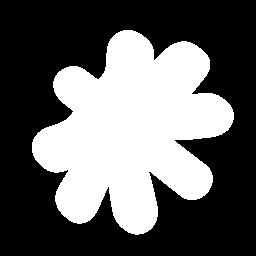
#> input picture image.png, 256 x 256 px
$ python reconstruction_task1.py
#> lines starting #> are read from the running program, lines starting #| are printed output that depends on the picture; after the words box and inside, x2 and y2 are one past the last pixel; in counts of white or black regions, pixels touching at a corner belong together; long printed decimals are rounded
# 1. feladat: képrekonstrukció szűrt visszavetítéssel.
# A program az "image.png" kepet rekonstrualja egyre kevesebb, a [0, 180)
# szögtartományon egyenletesen elosztott párhuzamos vetületből.

import csv
from pathlib import Path

import matplotlib
import numpy as np
from skimage import color, io, transform
from skimage.transform import iradon, radon

matplotlib.use("Agg")
import matplotlib.pyplot as plt


INPUT_FILE = Path("image.png")
OUTPUT_DIR = Path("results_task1")
PROJECTION_COUNTS = (180, 160, 140, 120, 100, 80, 60, 40, 30, 20, 10, 5)
IMAGE_SIZE = 256


def load_binary_image(path: Path) -> np.ndarray:
    image = io.imread(path)

    if image.ndim == 3:
        if image.shape[2] == 4:
            image = color.rgba2rgb(image)
        image = color.rgb2gray(image)

    image = transform.resize(
        image,
        (IMAGE_SIZE, IMAGE_SIZE),
        anti_aliasing=True,
        preserve_range=True,
    )

    # A bemeneti képet a teljes intenzitástartomány közepén küszöböljük.
    threshold = (float(image.min()) + float(image.max())) / 2.0
    return image > threshold


def reconstruct(image: np.ndarray, projection_count: int) -> np.ndarray:
    # Szűrt visszavetítés rekonstrukció adott számú párhuzamos vetületből.
    angles = np.linspace(0.0, 180.0, projection_count, endpoint=False)
    sinogram = radon(image.astype(float), theta=angles, circle=True)

    reconstruction = iradon(
        sinogram,
        theta=angles,
        filter_name="ramp",
        interpolation="linear",
        circle=True,
        output_size=image.shape[0],
    )

    # A bináris bemenet intenzitástartomanya [0, 1], ennek kozepe 0.5.
    # Ez 8 bites ábrázolásban a megadott 127/128-as hatarnak felel meg.
    return reconstruction > 0.5


def relative_mean_error(original: np.ndarray, reconstructed: np.ndarray) -> float:
    # RME = eltérő pixelek száma / az eredeti kép fehér pixeleinek száma.
    foreground_pixels = np.count_nonzero(original)

    if foreground_pixels == 0:
        raise ValueError("Az eredeti kep nem tartalmaz feher pixelt.")

    different_pixels = np.count_nonzero(original != reconstructed)

    return different_pixels / foreground_pixels


def save_sinogram(image: np.ndarray) -> None:
    # Elmenti a 180 parhuzamos vetületből álló szinogramot.
    angles = np.linspace(0.0, 180.0, 180, endpoint=False)
    sinogram = radon(image.astype(float), theta=angles, circle=True)

    figure, axis = plt.subplots(figsize=(9, 6))
    display = axis.imshow(
        sinogram,
        cmap="gray",
        aspect="auto",
        extent=(angles[0], angles[-1], sinogram.shape[0], 0),
    )
    axis.set_title("Szinogram 180 párhuzamos vetületből")
    axis.set_xlabel("Vetületi szög (fok)")
    axis.set_ylabel("Detektorpozíció")
    figure.colorbar(display, ax=axis, label="Vonalintegrál")
    figure.tight_layout()
    figure.savefig(OUTPUT_DIR / "sinogram_180.png", dpi=180, bbox_inches="tight")
    plt.close(figure)


def save_overview(images: list[tuple[int, np.ndarray]]) -> None:
    # Az összes bináris rekonstrukciót egyetlen összefoglaló ábrára menti.
    figure, axes = plt.subplots(3, 4, figsize=(10, 8))

    for axis, (projection_count, image) in zip(axes.flat, images):
        axis.imshow(image, cmap="gray", vmin=0, vmax=1)
        axis.set_title(f"{projection_count} vetület")
        axis.axis("off")

    figure.suptitle("Szűrt visszavetítés rekonstrukciók", fontsize=14)
    figure.tight_layout()
    figure.savefig(OUTPUT_DIR / "overview.png", dpi=160, bbox_inches="tight")
    plt.close(figure)


def save_rme_results(errors: list[tuple[int, float]]) -> None:
    # CSV-t es grafikont ment a vetületszám-RME értékpárokból.
    sorted_errors = sorted(errors)

    with (OUTPUT_DIR / "rme_values.csv").open("w", newline="", encoding="utf-8") as file:
        writer = csv.writer(file)
        writer.writerow(("projection_count", "rme"))
        writer.writerows(sorted_errors)

    projection_counts = [item[0] for item in sorted_errors]
    rme_values = [item[1] for item in sorted_errors]

    figure, axis = plt.subplots(figsize=(9, 5))
    axis.plot(projection_counts, rme_values, marker="o", linewidth=2)
    axis.set_title("A rekonstrukciós hiba a vetületek számának függvényében")
    axis.set_xlabel("Vetületek száma")
    axis.set_ylabel("RME")
    axis.set_xticks(projection_counts)
    axis.grid(True, alpha=0.35)
    figure.tight_layout()
    figure.savefig(OUTPUT_DIR / "rme_plot.png", dpi=160, bbox_inches="tight")
    plt.close(figure)


def main() -> None:
    original = load_binary_image(INPUT_FILE)
#> in load_binary_image, image is the input picture: shape (256, 256, 4); mean R, G, B, A 98, 98, 98, 255
#> in load_binary_image, `image = color.rgba2rgb(image)`: image: shape (256, 256, 3) float64; values 0 (black) and 1 (white), 38.4% white; 1 white region, box (x1, y1, x2, y2) and area: (32, 30, 234, 235) 25193
#> in load_binary_image, `threshold = (float(image.min()) + float(image.max())) / 2.0`: threshold = 0.5
    OUTPUT_DIR.mkdir(exist_ok=True)
    save_sinogram(original)
#> in save_sinogram, `sinogram = radon(image.astype(float), theta=angles, circle=True)`:
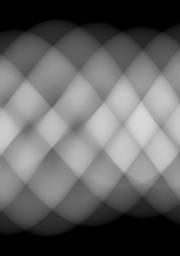
#> sinogram: shape (256, 180) float64; min 0, max 217, mean 98.4
#> in save_sinogram, `figure.savefig(OUTPUT_DIR / "sinogram_180.png", dpi=180, bbox_inches="..`:
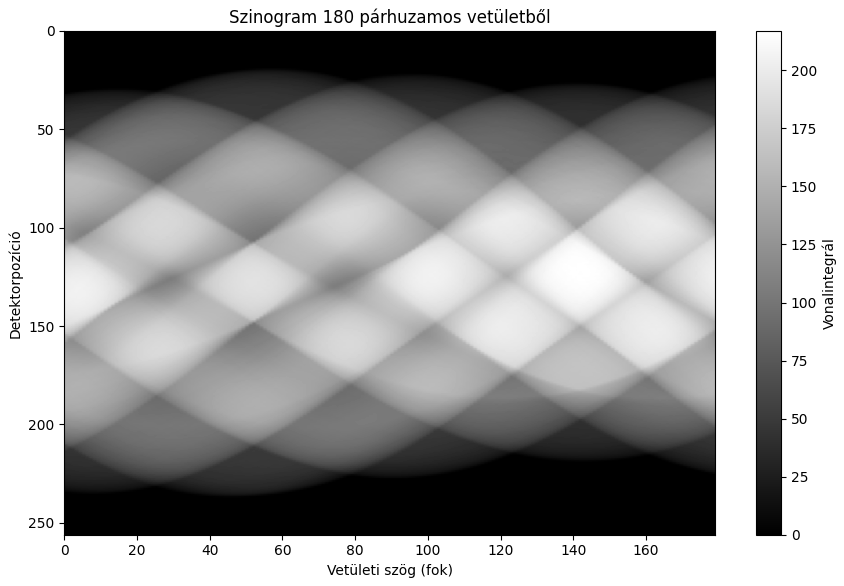
#> figure drawn by matplotlib, 2 panels

    results = []
    errors = []

    for projection_count in PROJECTION_COUNTS:
        binary_reconstruction = reconstruct(original, projection_count)
        rme = relative_mean_error(original, binary_reconstruction)
        results.append((projection_count, binary_reconstruction))
        errors.append((projection_count, rme))

        output_path = OUTPUT_DIR / f"reconstruction_{projection_count:03d}.png"
        io.imsave(output_path, binary_reconstruction.astype(np.uint8) * 255)
        print(f"{projection_count:3d} vetulet: RME = {rme:.6f}")
#> this loop made 12 passes
#> (different_pixels in relative_mean_error, rme) on passes 1 to 12: (0, 0), (1, 3.97e-05), (1, 3.97e-05), (0, 0), (1, 3.97e-05), (0, 0), (4, 0.000159), (27, 0.00107), (157, 0.00623), (803, 0.0319), (4382, 0.174), (9141, 0.363)
#| 180 vetulet: RME = 0
#| 160 vetulet: RME = 4e-05
#| 140 vetulet: RME = 4e-05
#| 120 vetulet: RME = 0
#| 100 vetulet: RME = 4e-05
#|  80 vetulet: RME = 0
#|  60 vetulet: RME = 0.000159
#|  40 vetulet: RME = 0.001072
#> (further printed lines are left out)
#> pass 1, in reconstruct, `reconstruction = iradon( sinogram, theta=angles, filter_name="ramp", i..`:
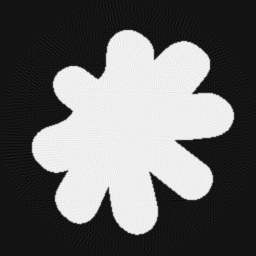
#> reconstruction: shape (256, 256) float64; min -0.0912, max 1.07, mean 0.384; drawn with min black and max white
#> pass 2, in reconstruct (call 2), `sinogram = radon(image.astype(float), theta=angles, circle=True)`:
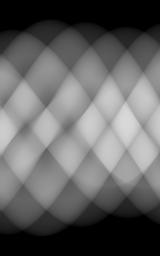
#> sinogram: shape (256, 160) float64; min 0, max 217, mean 98.4
#> after the loop:
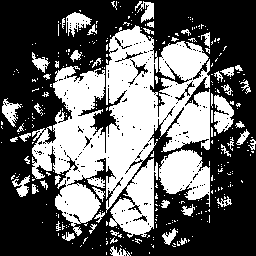
#> binary_reconstruction: shape (256, 256) bool; 39.2% white; 339 white regions (285 under 20 px), largest, box (x1, y1, x2, y2) and area: (32, 25, 210, 238) 19233, (159, 149, 210, 207) 1875, (214, 95, 234, 134) 510
#> after the loop, errors = [(180, 0), (160, 3.97e-05), (140, 3.97e-05), (120, 0), (100, 3.97e-05), (80, 0), (60, 0.000159), (40, 0.00107), (30, 0.00623), (20, 0.0319), (10, 0.174), (5, 0.363)]; results = 12 items

    save_overview(results)
#> the loop in save_overview, `for axis, (projection_count, image) in zip(axes.flat, images):` made 12 passes
#> projection_count on passes 1 to 12: 180, 160, 140, 120, 100, 80, 60, 40, 30, 20, 10, 5
#> in save_overview, `figure.savefig(OUTPUT_DIR / "overview.png", dpi=160, bbox_inches="tigh..`:
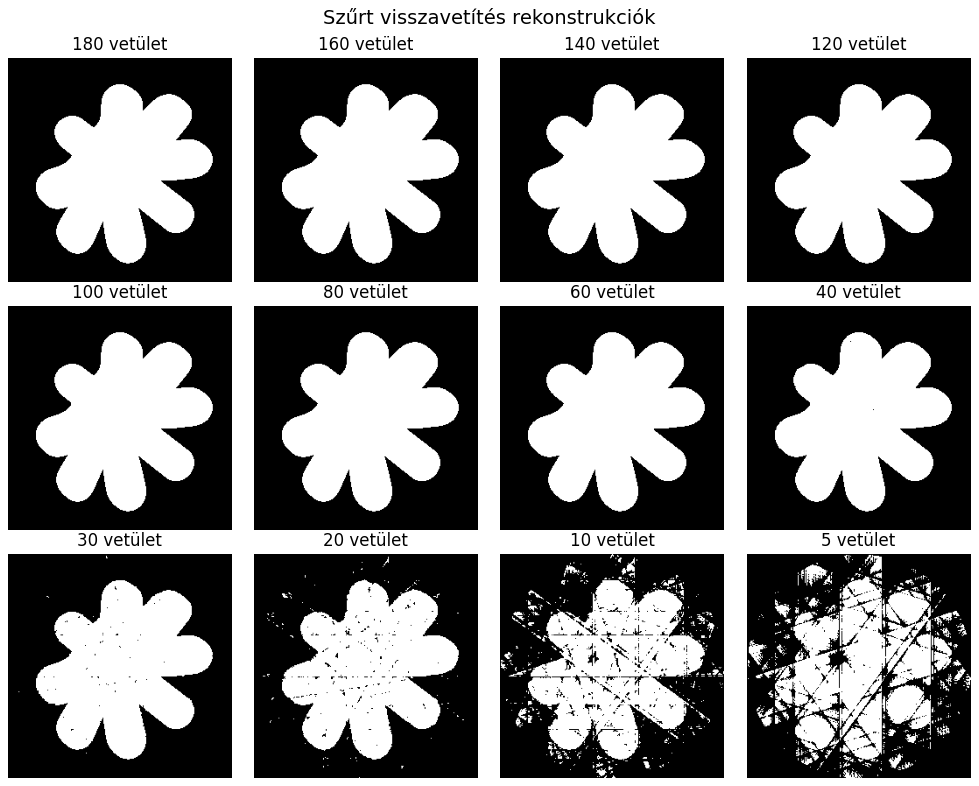
#> figure drawn by matplotlib, 12 panels
    save_rme_results(errors)
#> in save_rme_results, `sorted_errors = sorted(errors)`: sorted_errors = [(5, 0.363), (10, 0.174), (20, 0.0319), (30, 0.00623), (40, 0.00107), (60, 0.000159), (80, 0), (100, 3.97e-05), (120, 0), (140, 3.97e-05), (160, 3.97e-05), (180, 0)]
#> in save_rme_results, `projection_counts = [item[0] for item in sorted_errors]`: projection_counts = [5, 10, 20, 30, 40, 60, 80, 100, 120, 140, 160, 180]
#> in save_rme_results, `rme_values = [item[1] for item in sorted_errors]`: rme_values = [0.363, 0.174, 0.0319, 0.00623, 0.00107, 0.000159, 0, 3.97e-05, 0, 3.97e-05, 3.97e-05, 0]
#> in save_rme_results, `figure.savefig(OUTPUT_DIR / "rme_plot.png", dpi=160, bbox_inches="tigh..`:
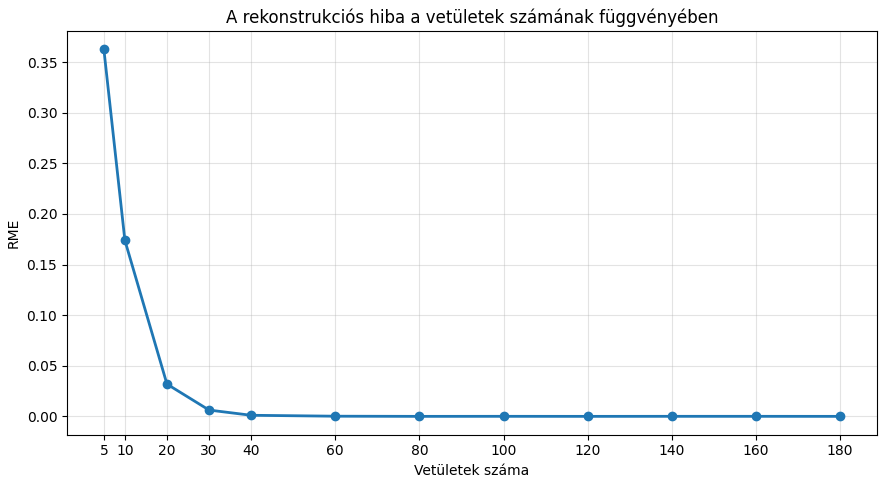
#> figure drawn by matplotlib, 1 panel; curve peaks at x = 5, y = 0.363
    print(f"Osszefoglaló ábra: {OUTPUT_DIR / 'overview.png'}")
    print(f"RME grafikon: {OUTPUT_DIR / 'rme_plot.png'}")
    print(f"RME táblázat: {OUTPUT_DIR / 'rme_values.csv'}")
    print(f"Szinogram: {OUTPUT_DIR / 'sinogram_180.png'}")


if __name__ == "__main__":
    main()
